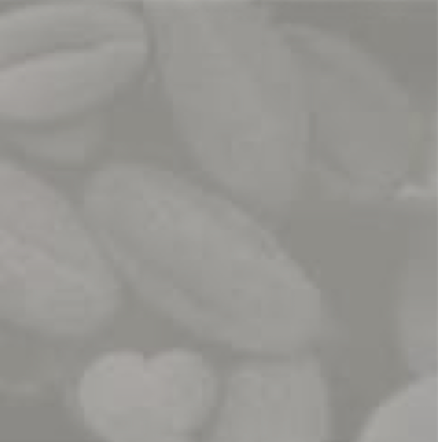
%> input picture Practice-2/hw-3/img.png, 438 x 442 px
$ octave hw3.m   (GNU Octave 9; MATLAB toolbox functions it lacks are replaced by stand-ins)
%> lines starting %> are read from the running program, lines starting %| are printed output that depends on the picture
% load the image
img = imread('img.png');
%> img is the input picture: size 442x438x3 uint8; mean R, G, B 151.2, 150, 146

% convert to grayscale
img = rgb2gray(img);
%> img: size 442x438 uint8

% show the input image
figure;
imshow(img);
title('input image');

% show the histogram of the input image
figure;
histogram(img(:), 256);
title('input image histogram');
xlabel('pixel intensity');
ylabel('frequency');
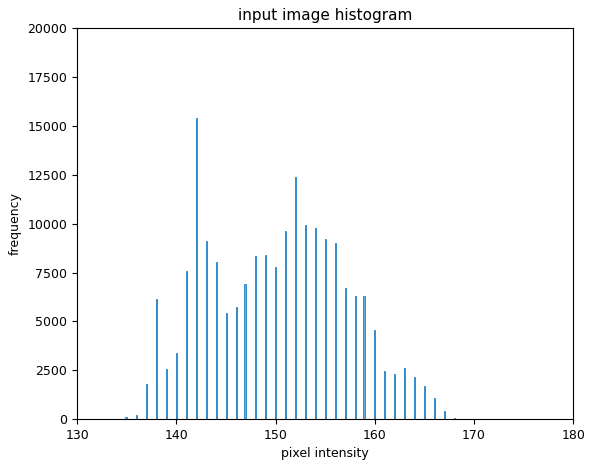
%> figure redrawn from the program's plot data; tallest bar 15418 high, from x = 141.9 to 142.1

% apply histogram equalization (increase contrast)
outputImg = histeq(img);
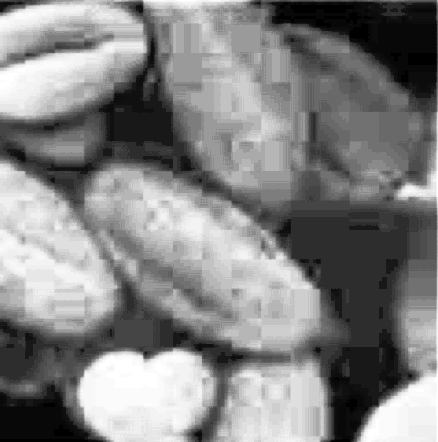
%> outputImg: size 442x438 uint8; min 0, max 255, mean 130.9

% show the output image (contrast enhanced)
figure;
imshow(outputImg);
title('output image (contrast enhanced)');

% show the histogram of the output image
figure;
histogram(outputImg(:), 256);
title('output image histogram');
xlabel('pixel intensity');
ylabel('frequency');
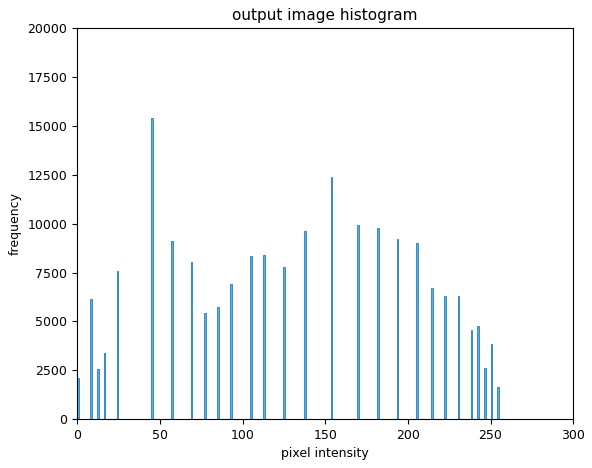
%> figure redrawn from the program's plot data; tallest bar 15418 high, from x = 44.82 to 45.82
